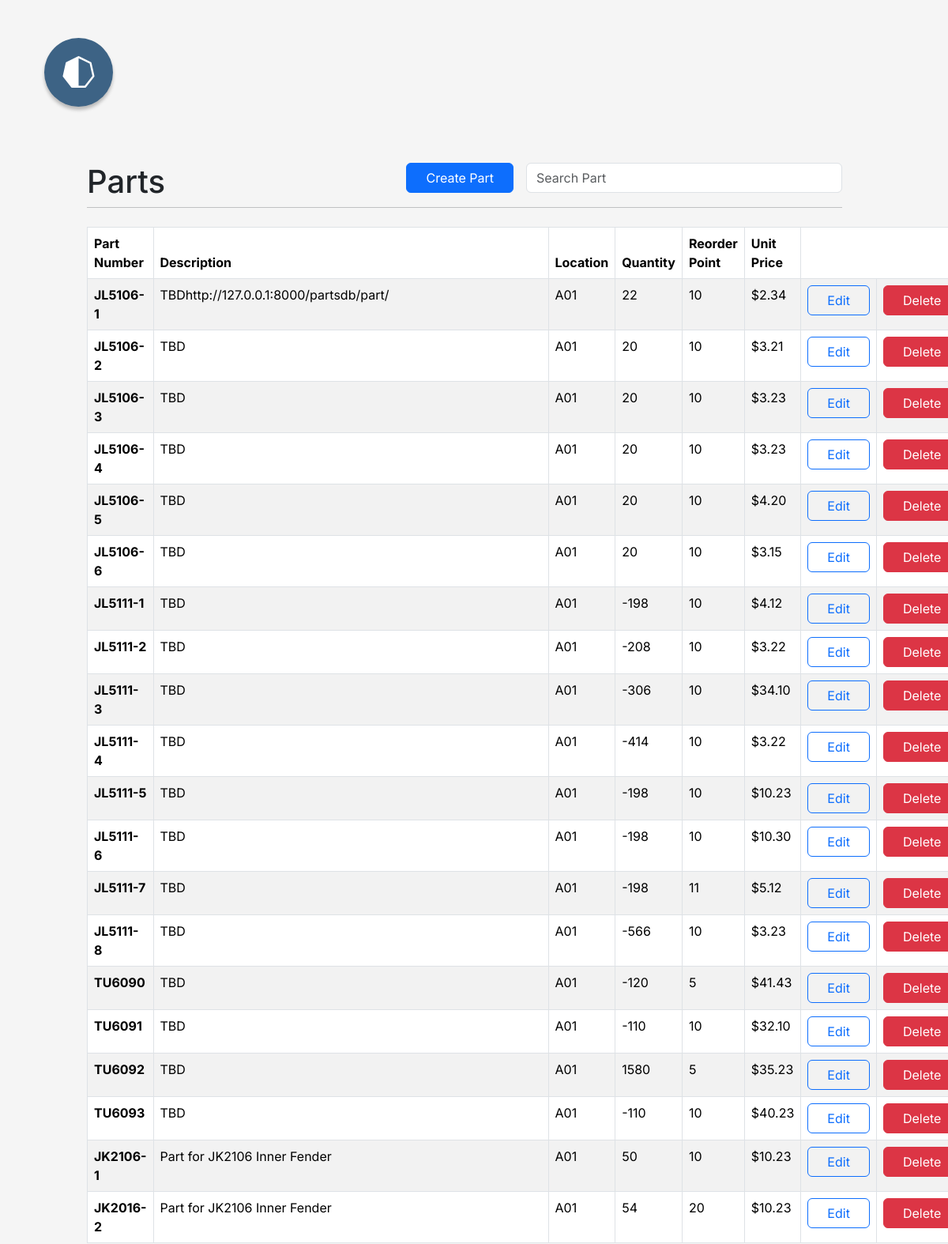
Before: /partsdb/part/ (signed in, upper part) with the older database file.
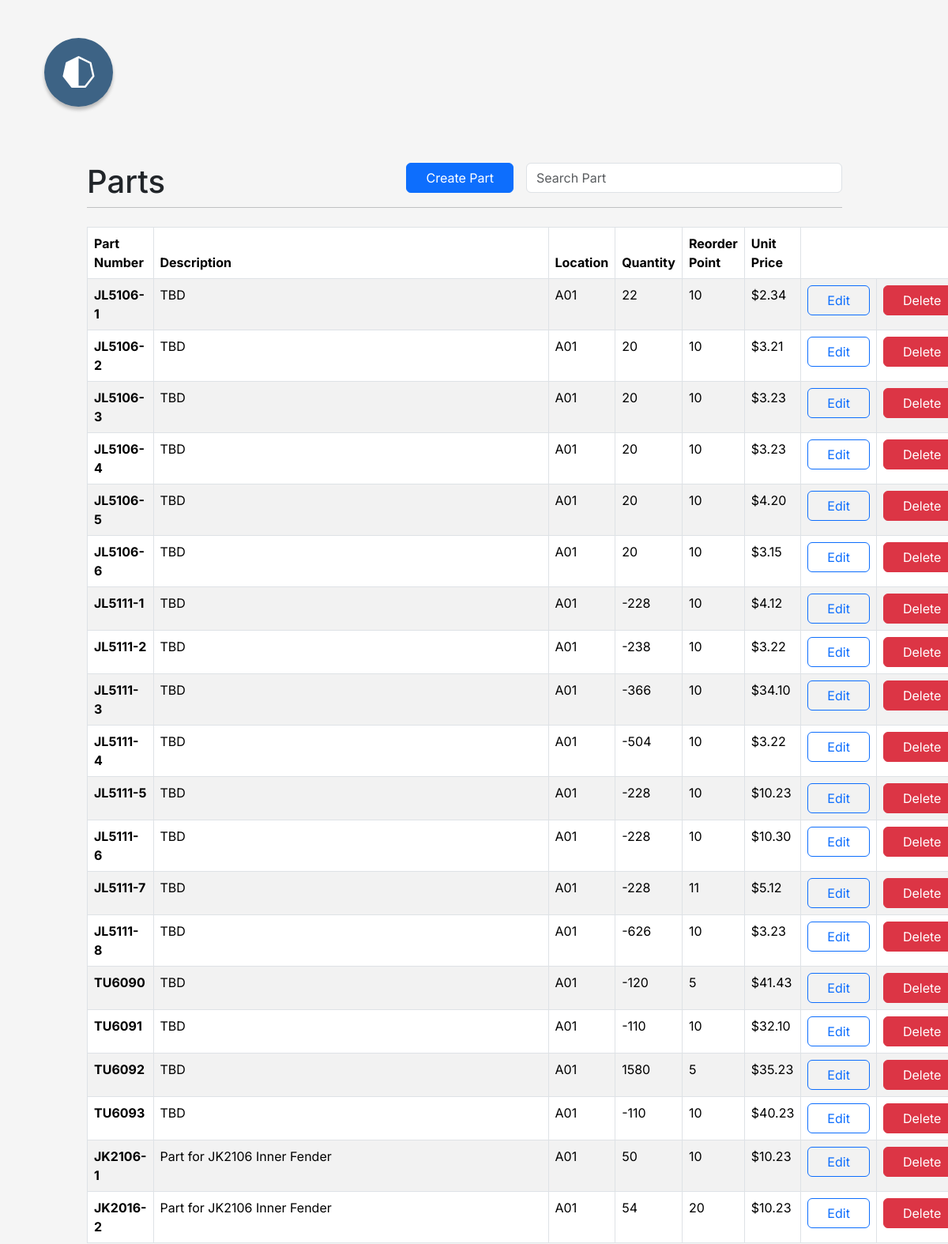
After: the same page with the newer database file.
### partsdatabase/models.py (models this page shows, shortened)
class Part(models.Model):
    name = models.CharField(max_length=20, unique=True)
    description = models.TextField(max_length=500)
    location = models.CharField(max_length=10, default='A01', blank=True)
    quantity = models.IntegerField()
    reorder_quantity = models.PositiveIntegerField()
    unit_price = models.DecimalField(decimal_places=2, max_digits=20)

### partsdatabase/views.py (the view)
# urls.py: path('part/', views.part, name='part'),
@login_required
def part(request):
    parts = Part.objects.all()
    return render(request, 'partsdatabase/part/part.html', {'parts': parts})

### partsdatabase/templates/partsdatabase/part/part.html (shortened to what this page needs)
{% extends 'partsdatabase/componets/base.html' %}
{% load static %}
{% block body %}
    <section class="container-fluid row mt-5">
        <div class="col-xl-10 col-12 mx-auto">
            <div class="col-12 d-flex align-content-end ">
                <div class="col-3">
                   <h1 class="m-0">Parts</h1>
                </div>
                <div class="ms-auto col search-box">
                    {% if perms.partsdatabase.add_part %}
                    <div>
                        <a href="{% url 'partsdatabase:create_part' %}" class="btn btn-primary px-4">Create Part</a>
                    </div>
                    {% endif %}
                     <div>
                         <form onsubmit="return false" class="flex-fill">
                            <input type="search" placeholder="Search Part" name="search_item_input" id="search_item_input" class="form-control">
                        </form>
                     </div>
                </div>
            </div>
            <hr class="mt-2 mb-4">
            <table class="table table-bordered table-striped col-11 mx-auto">
                <thead>
                    <tr>
                        <th>Part Number</th>
                        <th>Description</th>
                        <th>Location</th>
                        <th>Quantity</th>
                        <th>Reorder Point</th>
                        <th>Unit Price</th>
                        {%  if perms.partsdatabase.delete_part or perms.partsdatabase.change_part %}
                        <th colspan="2"></th>
                        {% endif %}
                    </tr>
                </thead>
                <tbody>
                    {% for part in parts %}
                        <tr class="item-db-row" data-part-number="{{ part.name }}">
                            <td><strong>{{ part.name }}</strong></td>
                            <td class="table-no-overflow part-description">
                                {{ part.description }}
                            </td>
                            <td>{{ part.location }}</td>
                            <td>{{ part.quantity }}</td>
                            <td>{{ part.reorder_quantity }}</td>
                            <td>${{ part.unit_price }}</td>
                            {% if perms.partsdatabase.change_part %}
                            <td>
                                <div class="w-100 d-flex justify-content-center">
                                    <a href="{% url 'partsdatabase:update_part' part.id %}" class="btn btn-outline-primary px-4">Edit</a>
                                </div>
                            </td>
                            {% endif %}
                            {% if perms.partsdatabase.delete_part %}
                            <td>
                                <div class="w-100 d-flex justify-content-center">
                                    <button class="btn btn-danger px-4"
                                            data-submit-link="{% url 'partsdatabase:delete_part' part.id %}"
                                            onclick="deleteItem({{ part.id }}, `{{ part.name }}`, this)">
                                        Delete
                                    </button>
                                </div>
                            </td>
                            {% endif %}
                        </tr>
                    {% endfor %}
                </tbody>
            </table>
        </div>
    </section>
{% endblock %}

### partsdatabase/templates/partsdatabase/componets/base.html (shortened to what this page needs)
{% load static %}
<!doctype html>
<html lang="en">
<head>
    <link href="https://cdn.jsdelivr.net/npm/bootstrap@5.3.3/dist/css/bootstrap.min.css" rel="stylesheet">
    <link rel="stylesheet" href="https://cdn.jsdelivr.net/npm/bootstrap-icons@1.11.3/font/bootstrap-icons.min.css">
    <link rel="stylesheet" href="{% static 'style/style.css' %}">
</head>
<body>
        {% if user.is_authenticated %}
        <button class="menu-btn btn-scale is-shadowed menu-btn-container sticky-top" type="button" data-bs-toggle="offcanvas" data-bs-target="#offcanvasScrolling" aria-controls="offcanvasScrolling">
            <i class="bi bi-heptagon-half"></i>
        </button>
        {% endif %}
    <section class="section"></section>
    <main class="mt-2 pb-5">
        {% block body %}
        {% endblock %}
    </main>
</body>
</html>

### partsdatabase/static/style/style.css (style rules this page uses)
:root { --dark-blue: #3D6385; --gray: #D0D0D0; --white: #FFF; --light-gray: #F5F5F5; --light-blue: #51BDD4; --darker-red: #D23434; --bland-green: #6BCA74; --bladn-gray: #F9F9F9; --hot-pink: #e670bd; box-sizing: border-box; font-size: 16px; margin: 0; padding: 0; }
body { background-color: var(--light-gray); display: flex; flex-flow: column nowrap; }
main { min-height: calc(100vh - 132px - 158px); }
.section { height: 150px; }
.is-shadowed { box-shadow: 0px 4px 4px rgba(0, 0, 0, 0.25); }
.menu-btn { background-color: var(--dark-blue); height: 87px; width: 87px; border-radius: 100%; border: none; color: white; }
.btn-scale { transition: all 0.4s ease; }
.menu-btn > i { font-size: 40px; }
.menu-btn-container { position: fixed; top: 48px; left: 56px; }
.table-no-overflow { white-space: nowrap; overflow: hidden; text-overflow: ellipsis; min-width: 500px; }
.search-box { display: flex; gap: 16px; justify-content: end; align-content: center; }
.search-box > div > form { min-width: 400px; }

Changed rows visible on the page:
changed Part "JL5106-1": description "TBDhttp://127.0.0.1:8000/partsdb/part/" → "TBD"
changed Part "JL5111-1": quantity "-198" → "-228"
changed Part "JL5111-2": quantity "-208" → "-238"
changed Part "JL5111-3": quantity "-306" → "-366"
changed Part "JL5111-4": quantity "-414" → "-504"
changed Part "JL5111-5": quantity "-198" → "-228"
changed Part "JL5111-6": quantity "-198" → "-228"
changed Part "JL5111-7": quantity "-198" → "-228"
changed Part "JL5111-8": quantity "-566" → "-626"
